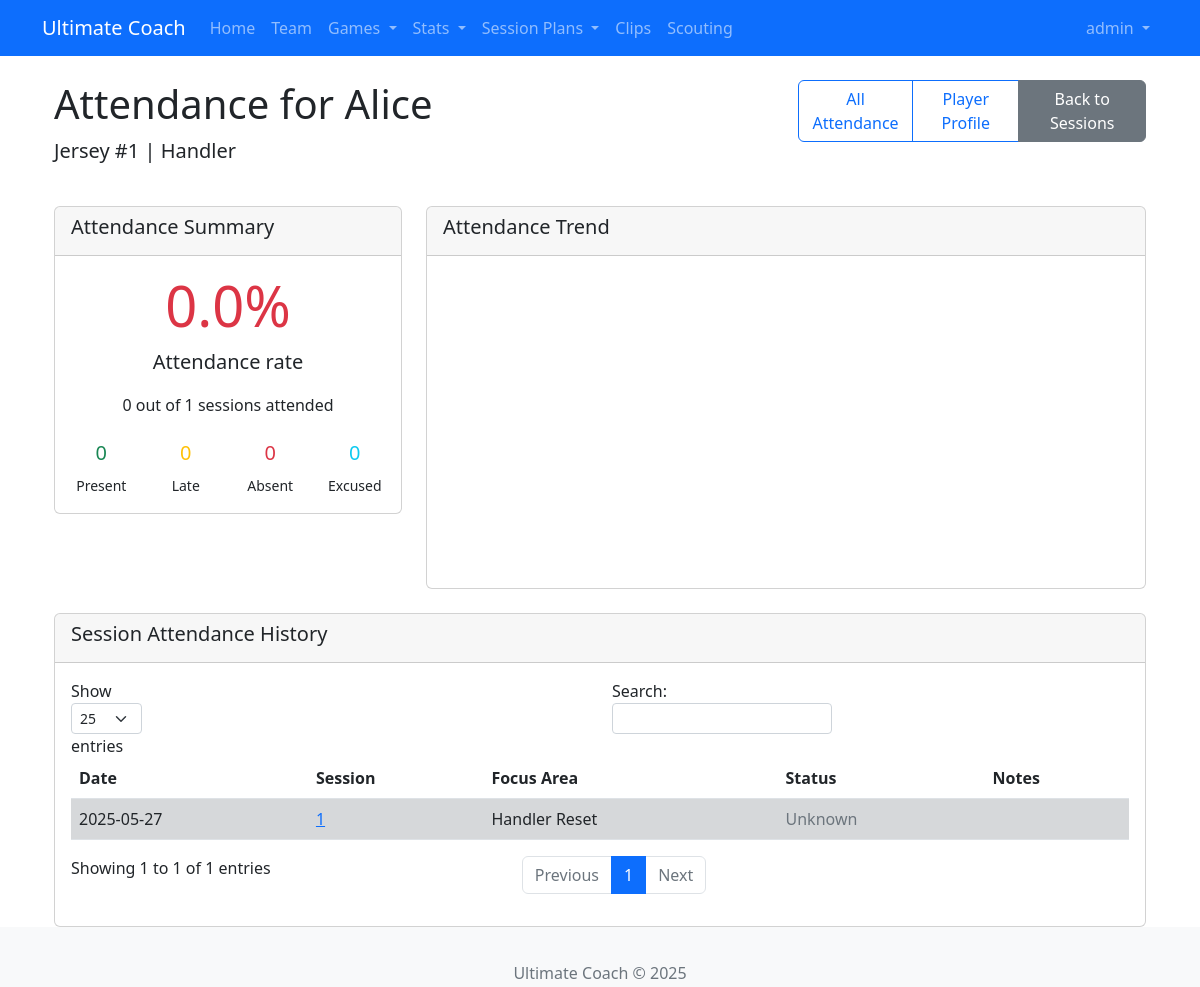
The app's page /sessions/player_attendance/1 (signed in) with its own data.
### app/models/user.py (models this page shows, shortened)
class User(UserMixin, db.Model):
    id = db.Column(db.Integer, primary_key=True)
    username = db.Column(db.String(64), unique=True, nullable=False)
    email = db.Column(db.String(120), unique=True, nullable=False)
    password_hash = db.Column(db.String(128))
    role = db.Column(db.String(20), default='user')  # Add this line
    is_admin = db.Column(db.Boolean, default=False)
    created_at = db.Column(db.DateTime, default=datetime.utcnow)
    created_drills = db.relationship('SavedDrill', backref='creator', lazy='dynamic')
    player_profile = db.relationship('Player', back_populates='user_account', uselist=False)

### app/models/player.py (models this page shows, shortened)
class Player(db.Model):
    id = db.Column(db.Integer, primary_key=True)
    name = db.Column(db.String(100), nullable=False)
    jersey_number = db.Column(db.String(10))
    position = db.Column(db.String(20))
    height = db.Column(db.String(20))
    weight = db.Column(db.String(20))
    gender = db.Column(db.String(20))
    gender_match = db.Column(db.String(20))
    birth_date = db.Column(db.Date)
    team = db.Column(db.String(50))
    email = db.Column(db.String(120))
    phone = db.Column(db.String(20))
    line_preference = db.Column(db.String(20))
    active = db.Column(db.Boolean, default=True)
    notes = db.Column(db.Text)
    points_played = db.Column(db.Integer, default=0)
    games_played= db.Column(db.Integer, default=0)
    user_id = db.Column(db.Integer, db.ForeignKey('user.id'), nullable=True)
    user_account = db.relationship('User', back_populates='player_profile')
    lineups = db.relationship('LineUp', backref='player', lazy='dynamic', cascade='all, delete-orphan')
    player_events = db.relationship(
        "Event",
        foreign_keys='Event.player_id',
        back_populates="player",
        lazy='dynamic'
    )
    receiver_events = db.relationship(
        'Event',
        foreign_keys='Event.receiver_id',
        back_populates='receiver',
        lazy='dynamic'
    )
    receptions = db.relationship('Event', foreign_keys='Event.receiver_id', backref='receiver', lazy='dynamic')
    pulls = db.relationship('Pull', backref='player', lazy='dynamic', cascade='all, delete-orphan')
    clip_appearances = db.relationship('ClipPlayer', backref='player', lazy='dynamic', cascade='all, delete-orphan')
    attendances = db.relationship('Attendance', back_populates='player', lazy='dynamic')
    session_rsvps = db.relationship('SessionRSVP', back_populates='player', lazy='dynamic')
    @property
    def receptions(self):
        return self.receiver_events.filter_by(event_type='catch').all()

### app/models/session.py (models this page shows, shortened)
class SessionPlan(db.Model):
    id = db.Column(db.Integer, primary_key=True)
    title = db.Column(db.String(100), nullable=False)
    date = db.Column(db.Date, nullable=True)
    start_time = db.Column(db.Time, nullable=True)
    end_time = db.Column(db.Time, nullable=True)
    location = db.Column(db.String(100), nullable=True)
    focus_area = db.Column(db.String(100), nullable=True)
    notes = db.Column(db.Text, nullable=True)
    is_recurring = db.Column(db.Boolean, default=False)
    recurrence_pattern = db.Column(db.String(20), nullable=True)
    created_at = db.Column(db.DateTime, default=datetime.utcnow)
    updated_at = db.Column(db.DateTime, default=datetime.utcnow, onupdate=datetime.utcnow)
    components = db.relationship('SessionComponent', back_populates='session',
                               lazy='dynamic', cascade='all, delete-orphan')
    attendances = db.relationship('Attendance', back_populates='session',
                                lazy='dynamic', cascade='all, delete-orphan')
    rsvps = db.relationship('SessionRSVP', back_populates='session',
                           lazy='dynamic', cascade='all, delete-orphan')

### app/routes/session.py (the view)
@bp.route('/player_attendance/<int:player_id>')
@login_required
def player_attendance(player_id):
    player = Player.query.get_or_404(player_id)
    sessions = SessionPlan.query.filter(SessionPlan.date != None).order_by(SessionPlan.date).all()
    attendances = Attendance.query.filter_by(player_id=player.id).all()
    attendance_by_session = {a.session_id: a for a in attendances}
    present_count = sum(1 for a in attendances if a.status == 'present')
    late_count = sum(1 for a in attendances if a.status == 'late')
    absent_count = sum(1 for a in attendances if a.status == 'absent')
    excused_count = sum(1 for a in attendances if a.status == 'excused')
    total_sessions = len(sessions)
    attended_sessions = present_count + late_count
    attendance_rate = (attended_sessions / total_sessions * 100) if total_sessions > 0 else 0
    trend_data = []
    for session in sessions:
        attendance = attendance_by_session.get(session.id)
        status = attendance.status if attendance else 'unknown'
        trend_data.append({
            'date': session.date.strftime('%Y-%m-%d'),
            'title': session.title,
            'status': status
        })
    return render_template(
        'session/player_attendance.html',
        player=player,
        sessions=sessions,
        attendance_by_session=attendance_by_session,
        present_count=present_count,
        late_count=late_count,
        absent_count=absent_count,
        excused_count=excused_count,
        attendance_rate=attendance_rate,
        trend_data=json.dumps(trend_data)
    )

### app/models/user.py (called while the page is built)
@login.user_loader
def load_user(id):
    return User.query.get(int(id))

### app/routes/session.py (called while the page is built)
@bp.before_request
def before_request():
    if 'static' in request.path:
        current_app.logger.debug(f"Static file request: {request.path}")

### app/templates/session/player_attendance.html (shortened to what this page needs)
{% extends "base.html" %}
{% block content %}
<div class="container">
    <div class="row mb-4">
        <div class="col-md-8">
            <h1>Attendance for {{ player.name }}</h1>
            <p class="lead">Jersey #{{ player.jersey_number }} | {{ player.position|capitalize }}</p>
        </div>
        <div class="col-md-4 text-end">
            <div class="btn-group">
                <a href="{{ url_for('session.attendance_analytics') }}" class="btn btn-outline-primary">All Attendance</a>
                <a href="{{ url_for('team.player_detail', player_id=player.id) }}" class="btn btn-outline-primary">Player Profile</a>
                <a href="{{ url_for('session.index') }}" class="btn btn-secondary">Back to Sessions</a>
            </div>
        </div>
    </div>
    <div class="row mb-4">
        <div class="col-md-4">
            <div class="card">
                <div class="card-header">
                    <h5>Attendance Summary</h5>
                </div>
                <div class="card-body text-center">
                    <h1 class="display-4
                        {% if attendance_rate >= 80 %}attendance-rate-high
                        {% elif attendance_rate >= 60 %}attendance-rate-medium
                        {% else %}attendance-rate-low{% endif %}">
                        {{ attendance_rate|round(1) }}%
                    </h1>
                    <p class="lead">Attendance rate</p>
                    <p>{{ present_count + late_count }} out of {{ sessions|length }} sessions attended</p>
                    <div class="row mt-4">
                        <div class="col-3">
                            <h5 class="text-success">{{ present_count }}</h5>
                            <small>Present</small>
                        </div>
                        <div class="col-3">
                            <h5 class="text-warning">{{ late_count }}</h5>
                            <small>Late</small>
                        </div>
                        <div class="col-3">
                            <h5 class="text-danger">{{ absent_count }}</h5>
                            <small>Absent</small>
                        </div>
                        <div class="col-3">
                            <h5 class="text-info">{{ excused_count }}</h5>
                            <small>Excused</small>
                        </div>
                    </div>
                </div>
            </div>
        </div>
        <div class="col-md-8">
            <div class="card">
                <div class="card-header">
                    <h5>Attendance Trend</h5>
                </div>
                <div class="card-body">
                    <div class="attendance-chart" id="attendance-trend-chart"></div>
                </div>
            </div>
        </div>
    </div>
    <div class="row">
        <div class="col-12">
            <div class="card">
                <div class="card-header">
                    <h5>Session Attendance History</h5>
                </div>
                <div class="card-body">
                    <div class="table-responsive">
                        <table class="table table-striped" id="attendance-table">
                            <thead>
                                <tr>
                                    <th>Date</th>
                                    <th>Session</th>
                                    <th>Focus Area</th>
                                    <th>Status</th>
                                    <th>Notes</th>
                                </tr>
                            </thead>
                            <tbody>
                                {% for session in sessions %}
                                {% set attendance = attendance_by_session.get(session.id) %}
                                <tr class="status-{{ attendance.status if attendance else 'unknown' }}">
                                    <td>{{ session.date.strftime('%Y-%m-%d') }}</td>
                                    <td>
                                        <a href="{{ url_for('session.detail', session_id=session.id) }}">
                                            {{ session.title }}
                                        </a>
                                    </td>
                                    <td>{{ session.focus_area }}</td>
                                    <td>
                                        {% if attendance %}
                                            <span class="
                                                {% if attendance.status == 'present' %}text-success
                                                {% elif attendance.status == 'late' %}text-warning
                                                {% elif attendance.status == 'absent' %}text-danger
                                                {% elif attendance.status == 'excused' %}text-info
                                                {% endif %}">
                                                {{ attendance.status|capitalize }}
                                            </span>
                                        {% else %}
                                            <span class="text-muted">Unknown</span>
                                        {% endif %}
                                    </td>
                                    <td>{{ attendance.notes if attendance and attendance.notes else '' }}</td>
                                </tr>
                                {% endfor %}
                            </tbody>
                        </table>
                    </div>
                </div>
            </div>
        </div>
    </div>
</div>
{% endblock %}

### app/templates/base.html (shortened to what this page needs)
<!DOCTYPE html>
<html lang="en">
<head>
    <link rel="stylesheet" href="https://cdn.jsdelivr.net/npm/bootstrap@5.2.3/dist/css/bootstrap.min.css">
    <link rel="stylesheet" href="https://cdn.jsdelivr.net/npm/bootstrap-icons@1.10.5/font/bootstrap-icons.css">
    <link rel="stylesheet" href="{{ url_for('static', filename='css/main.css') }}">
</head>
<body>
    <nav class="navbar navbar-expand-lg navbar-dark bg-primary">
        <div class="container">
            <a class="navbar-brand" href="{{ url_for('main.index') }}">Ultimate Coach</a>
            <div class="collapse navbar-collapse" id="navbarNav">
                <ul class="navbar-nav me-auto">
                    <li class="nav-item">
                        <a class="nav-link" href="{{ url_for('main.index') }}"
                           data-bs-toggle="tooltip" data-bs-placement="bottom"
                           title="Return to homepage">Home</a>
                    </li>
                    <li class="nav-item">
                        <a class="nav-link" href="{{ url_for('team.index') }}"
                           data-bs-toggle="tooltip" data-bs-placement="bottom"
                           title="Manage team roster">Team</a>
                    </li>
                    <li class="nav-item dropdown">
                        <a class="nav-link dropdown-toggle" href="#" id="gamesDropdown"
                           role="button" data-bs-toggle="dropdown" aria-expanded="false"
                           data-bs-toggle="tooltip" data-bs-placement="bottom"
                           title="Manage games and tournaments">
                            Games
                        </a>
                    </li>
                    <li class="nav-item dropdown">
                        <a class="nav-link dropdown-toggle" href="#" id="statsDropdown"
                           role="button" data-bs-toggle="dropdown" aria-expanded="false"
                           data-bs-toggle="tooltip" data-bs-placement="bottom"
                           title="View comprehensive statistics and analytics">
                            Stats
                        </a>
                    </li>
                    <li class="nav-item dropdown">
                        <a class="nav-link dropdown-toggle" href="#" role="button" data-bs-toggle="dropdown">
                            Session Plans
                        </a>
                    </li>
                    <li class="nav-item">
                        <a class="nav-link" href="{{ url_for('clip.index') }}"
                           data-bs-toggle="tooltip" data-bs-placement="bottom"
                           title="Manage video clips">Clips</a>
                    </li>
                    <li class="nav-item">
                        <a class="nav-link" href="{{ url_for('scouting.index') }}"
                           data-bs-toggle="tooltip" data-bs-placement="bottom"
                           title="View scouting reports">Scouting</a>
                    </li>
                </ul>
                {% if current_user.is_authenticated %}
                <ul class="navbar-nav">
                    <li class="nav-item dropdown">
                        <a class="nav-link dropdown-toggle" href="#" id="userDropdown"
                           role="button" data-bs-toggle="dropdown" aria-expanded="false">
                            {{ current_user.username }}
                        </a>
                    </li>
                </ul>
                {% endif %}
            </div>
        </div>
    </nav>
    <div class="container mt-4">
        {% block content %}{% endblock %}
    </div>
    <footer class="footer mt-5 py-3 bg-light">
        <div class="container text-center">
            <span class="text-muted">Ultimate Coach &copy; 2025</span>
        </div>
    </footer>
</body>
</html>

### app/static/css/main.css (style rules this page uses)
body { padding-bottom: 60px; }
.footer { position: fixed; bottom: 0; width: 100%; height: 60px; line-height: 60px; background-color: #f5f5f5; }

### app/templates/session/player_attendance.html (style rules this page uses)
.attendance-rate-low { color: #dc3545; }
.attendance-chart { height: 300px; }
.status-unknown { background-color: rgba(108, 117, 125, 0.2); }

### records on screen
User: username "admin"
Player: name "Alice", jersey_number "1", position "Handler"
SessionPlan: date "2025-05-27", title "1", focus_area "Handler Reset"

### other values on screen
{{ attendance_rate|round(1) }} "0.0"
{{ present_count + late_count }} "0"
{{ sessions|length }} "1"
{{ present_count }} "0"
{{ late_count }} "0"
{{ absent_count }} "0"
{{ excused_count }} "0"
